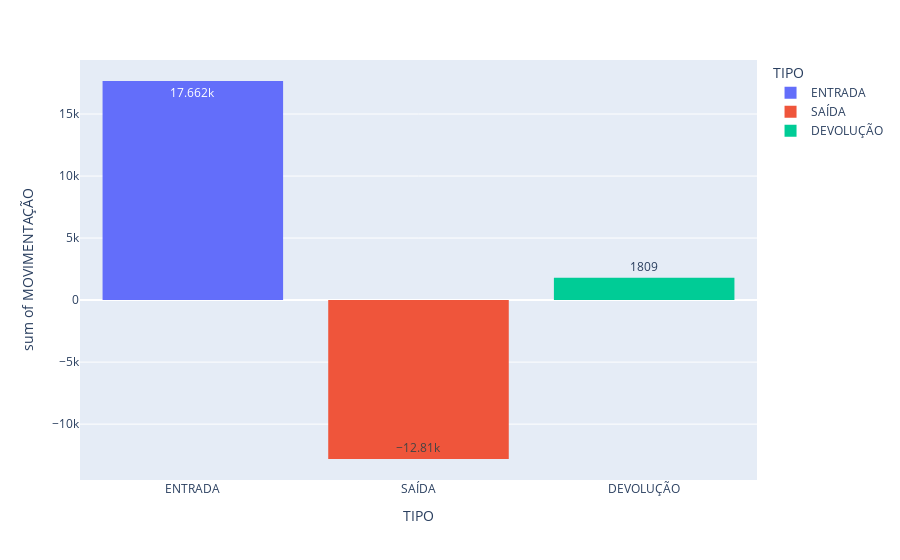

The notebook cell this image was saved under:
### Code cell
# Gráfico de Quantidade de Entradas, Saídas e Devoluções
px.histogram(base,x="TIPO",y="MOVIMENTAÇÃO",text_auto=True,color="TIPO")

### Figure 1 — Plotly figure (JSON) as saved in the notebook; plotly's stock layout.template omitted (floating-point values rounded to 4 significant figures; data arrays with more than 128 entries replaced by an {"elided": "..."} marker saying what was removed)
{"data": [{"alignmentgroup": "True", "bingroup": "x", "histfunc": "sum", "hovertemplate": "TIPO=%{x}<br>sum of MOVIMENTAÇÃO=%{y}<extra></extra>", "legendgroup": "ENTRADA", "marker": {"color": "#636efa", "pattern": {"shape": ""}}, "name": "ENTRADA", "offsetgroup": "ENTRADA", "orientation": "v", "showlegend": true, "texttemplate": "%{value}", "type": "histogram", "x": {"elided": "8134 str values"}, "xaxis": "x", "y": {"elided": "8134 int values"}, "yaxis": "y"}, {"alignmentgroup": "True", "bingroup": "x", "histfunc": "sum", "hovertemplate": "TIPO=%{x}<br>sum of MOVIMENTAÇÃO=%{y}<extra></extra>", "legendgroup": "SAÍDA", "marker": {"color": "#EF553B", "pattern": {"shape": ""}}, "name": "SAÍDA", "offsetgroup": "SAÍDA", "orientation": "v", "showlegend": true, "texttemplate": "%{value}", "type": "histogram", "x": {"elided": "6021 str values"}, "xaxis": "x", "y": {"elided": "6021 int values"}, "yaxis": "y"}, {"alignmentgroup": "True", "bingroup": "x", "histfunc": "sum", "hovertemplate": "TIPO=%{x}<br>sum of MOVIMENTAÇÃO=%{y}<extra></extra>", "legendgroup": "DEVOLUÇÃO", "marker": {"color": "#00cc96", "pattern": {"shape": ""}}, "name": "DEVOLUÇÃO", "offsetgroup": "DEVOLUÇÃO", "orientation": "v", "showlegend": true, "texttemplate": "%{value}", "type": "histogram", "x": {"elided": "845 str values"}, "xaxis": "x", "y": {"elided": "845 int values"}, "yaxis": "y"}], "layout": {"barmode": "relative", "legend": {"title": {"text": "TIPO"}, "tracegroupgap": 0}, "margin": {"t": 60}, "xaxis": {"anchor": "y", "categoryarray": ["ENTRADA", "SAÍDA", "DEVOLUÇÃO"], "categoryorder": "array", "domain": [0, 1], "title": {"text": "TIPO"}}, "yaxis": {"anchor": "x", "domain": [0, 1], "title": {"text": "sum of MOVIMENTAÇÃO"}}}}
